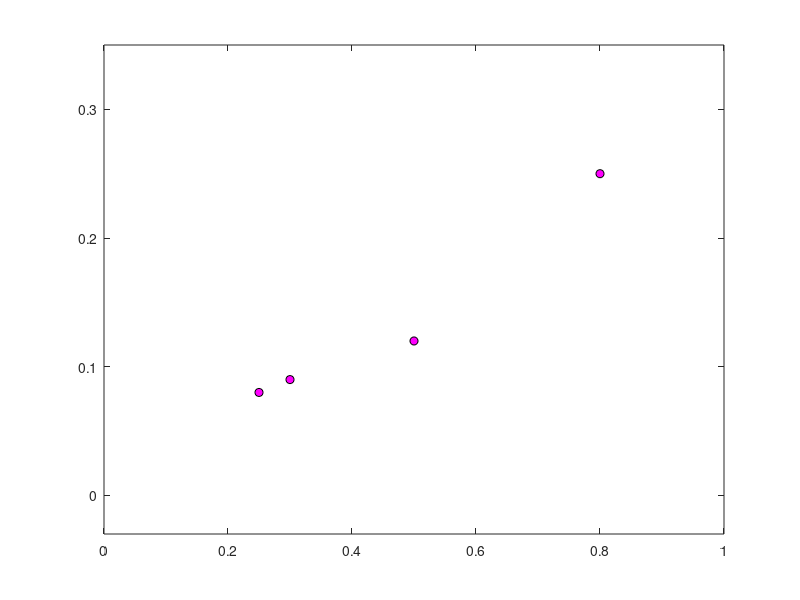
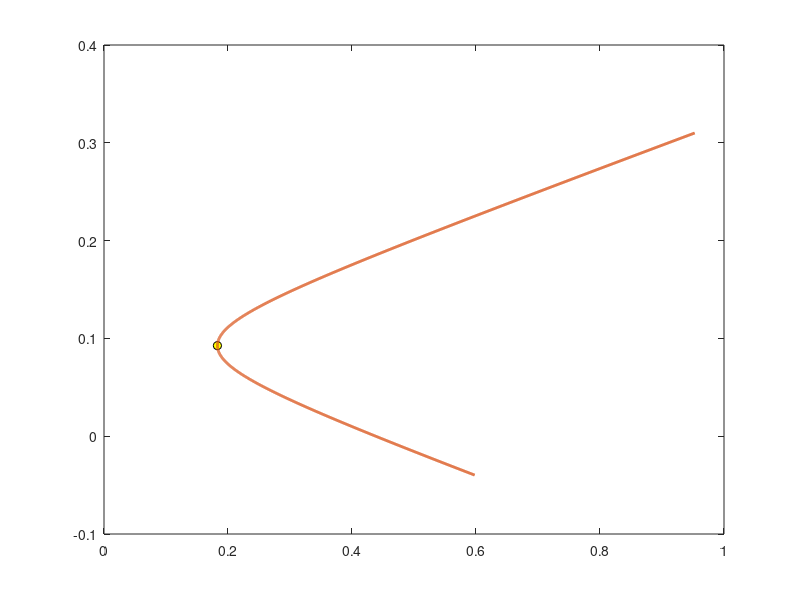

Write MATLAB code to recreate these figures, in order.
clear;
clc;

% 1. Data of an Allocation 

NN = 4;
r = [0.08 0.09 0.12 0.25]'; % ERR
e = ones(NN,1);
sg = [0.25 0.3 0.5 0.8]';
Korr = [1 0.05 -0.04 0.11; 0.05 1 0.07 0.2;
        -0.04 0.07 1 -0.15; 0.11 0.2 -0.15 1];

% 2. Additional data    
sHlp = sg*sg';    
s2 = Korr.*sHlp;
v = inv(s2);
eig(s2);
det(s2);

figure;
plot(sqrt(diag(s2)),r,'o','MarkerEdgeColor','k',...
    'MarkerFaceColor','m',...
    'MarkerSize',6);
axis([0 1 -0.03 0.35]);
hold on;

% 3. Auxiliary Constant A,B,C and D;

A = r'*(s2\e);
B = r'*(s2\r);
C = e'*(s2\e);
D = B.*C - A.^2;

% 4. Min. Variance Portfolio
rMin = A/C;
s2Min = 1/C;
wMin = (s2\e)/C;

figure;
plot(sqrt(diag(s2Min)),rMin,'o','MarkerEdgeColor','k',...
    'MarkerFaceColor','y',...
    'MarkerSize',6);
hold on;

% 5. Efficient Set
 g = (B*(s2\e) - A*(s2\r))/D;
 h = (C*(s2\r) - A*(s2\e))/D;
 
 for ii = 1 : 1400
     rE(ii) = -0.04 + ii.*0.00025;
     wHlp = g + h*rE(ii);
     wE(:,ii) = wHlp;
     s2E(ii) = wHlp'*s2*wHlp;
 end,
 
 plot(sqrt(s2E),rE,'LineWidth',2);